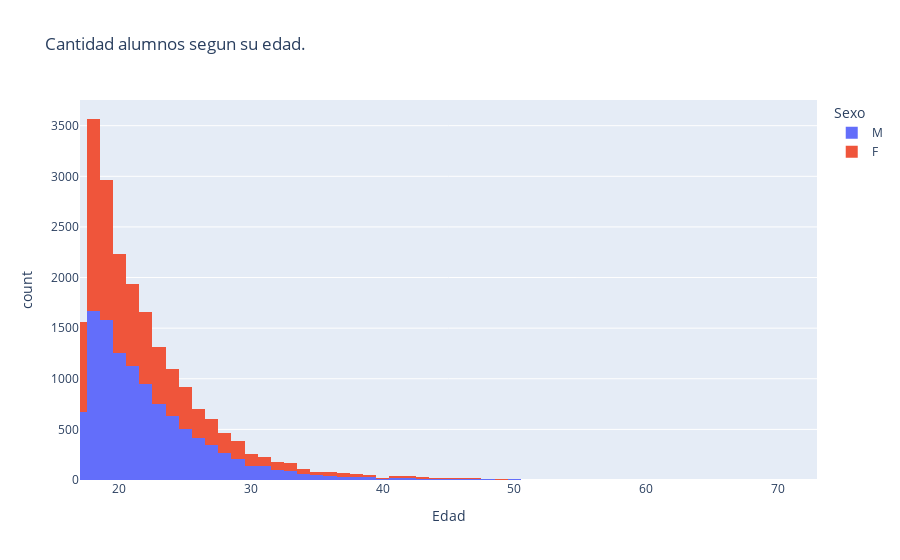

The notebook cell this image was saved under:
### Markdown cell above
### Realizamos un grafico mostrando la cantidad alumnos segun su edad.

### Code cell
fig_2 = px.histogram(alumnos, x="Edad", color="Sexo",title="Cantidad alumnos segun su edad.", range_x=[17,73])
fig_2.show()

### Figure 1 — Plotly figure (JSON) as saved in the notebook; plotly's stock layout.template omitted (floating-point values rounded to 4 significant figures; data arrays with more than 128 entries replaced by an {"elided": "..."} marker saying what was removed)
{"data": [{"alignmentgroup": "True", "bingroup": "x", "hovertemplate": "Sexo=M<br>Edad=%{x}<br>count=%{y}<extra></extra>", "legendgroup": "M", "marker": {"color": "#636efa", "pattern": {"shape": ""}}, "name": "M", "offsetgroup": "M", "orientation": "v", "showlegend": true, "type": "histogram", "x": {"elided": "11175 int values"}, "xaxis": "x", "yaxis": "y"}, {"alignmentgroup": "True", "bingroup": "x", "hovertemplate": "Sexo=F<br>Edad=%{x}<br>count=%{y}<extra></extra>", "legendgroup": "F", "marker": {"color": "#EF553B", "pattern": {"shape": ""}}, "name": "F", "offsetgroup": "F", "orientation": "v", "showlegend": true, "type": "histogram", "x": {"elided": "9759 int values"}, "xaxis": "x", "yaxis": "y"}], "layout": {"barmode": "relative", "legend": {"title": {"text": "Sexo"}, "tracegroupgap": 0}, "title": {"text": "Cantidad alumnos segun su edad."}, "xaxis": {"anchor": "y", "domain": [0, 1], "range": [17, 73], "title": {"text": "Edad"}}, "yaxis": {"anchor": "x", "domain": [0, 1], "title": {"text": "count"}}}}
